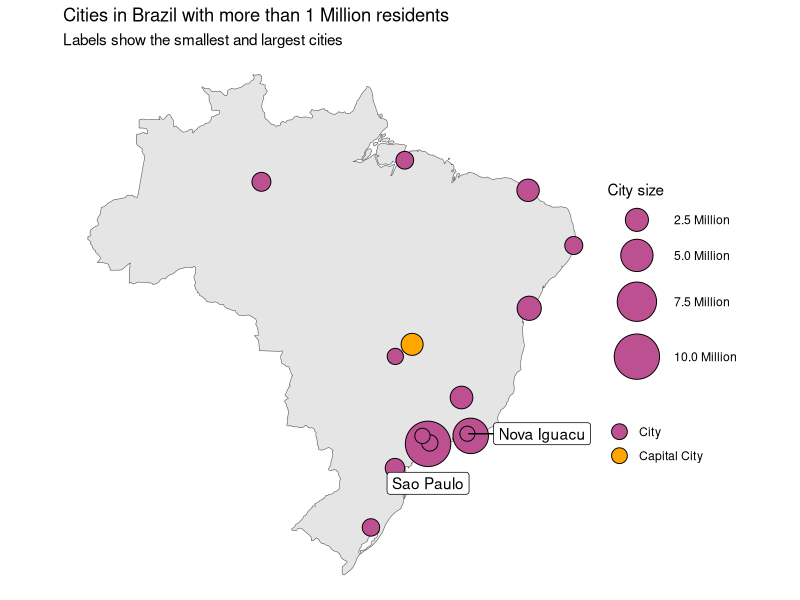

Write the R code that produced this figure.
library(maps)
library(tidyverse)
library(sf)
library(rnaturalearthdata)
library(ggrepel)

brazil_cities <- world.cities %>% 
  filter(country.etc == "Brazil",
         pop > 1e6) %>% 
  mutate(capital = as.logical(capital)) %>% 
  arrange(desc(pop))

brazil_cities_sf <- brazil_cities %>% 
  st_as_sf(coords = c("long", "lat"), crs = 4326)

brazil_sf <- countries50 %>% 
  st_as_sf() %>% 
  filter(name == "Brazil")

biggest_smallest_city <- brazil_cities %>% 
  slice(c(1,nrow(.)))

point_max_size <- 15

ggplot() +
  geom_sf(data = brazil_sf) +
  geom_sf(data = brazil_cities_sf,
          aes(fill = capital,
              size = pop),
          shape = 21) +
  geom_label_repel(
    data = biggest_smallest_city,
    aes(x = long,
        y = lat,
        label = name),
    point.size = scales::rescale(biggest_smallest_city$pop, c(1, point_max_size)),
    nudge_y = c(-3, 0),
    nudge_x = c(0, 6)
  ) +
  scale_fill_manual(
    labels = c("TRUE" = "Capital City",
               "FALSE" = "City"),
    values = c("TRUE" = "#ffa600",
               "FALSE" = "#bc5090"),
    name = ""
  ) +
  scale_size_area(
    max_size = point_max_size,
    labels = scales::number_format(suffix = " Million",
                                   scale = 1e-6),
    name = "City size"
  ) +
  theme_void() +
  guides(size = guide_legend(override.aes = list(fill = "#bc5090")),
         fill = guide_legend(override.aes = list(size = 5))) +
  labs(title = "Cities in Brazil with more than 1 Million residents",
       subtitle = "Labels show the smallest and largest cities")
